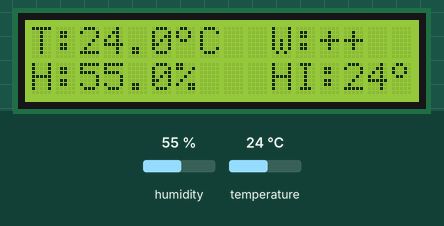
This sketch was run on a simulated ESP32. Shown: 16×2 character LCD. The test bench sets the inputs (shaded band); at power-on: humidity 55 %, temperature 24 °C. WiFi joins after 1.5 s; servers stay silent unless stated; what the sketch prints to the serial monitor is not drawn.

Above: at 8.6 s.
8.7 s: humidity set to 88 %
At 12.3 s:
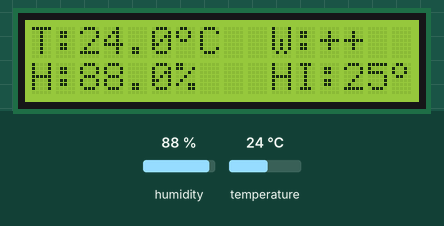
13.5 s: temperature set to 41 °C
At 16.5 s:
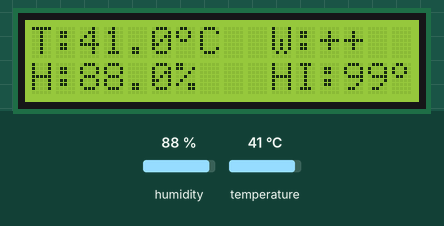
17.5 s: temperature set to 1 °C
At 20.8 s:
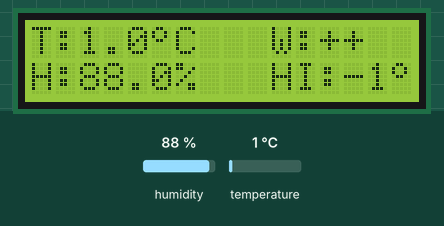
21.5 s: humidity set to 22 %
At 25.0 s:
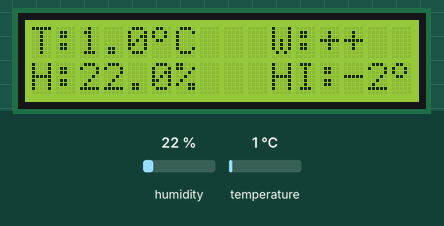
Timing chart, 0 to 26.5 s (numbered marks = the images above; inputs shaded):
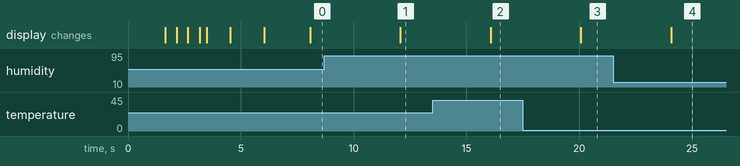

The sketch:

esp32_dht22_blynk_v2.ino
```cpp
// (licence header left out)
// ────────────────────────────────────────────────────────────────────────────
//  CONFIGURATION — Edit these values before uploading
// ────────────────────────────────────────────────────────────────────────────

// Blynk IoT 2.0 Credentials (from blynk.cloud → Device Info)
#define BLYNK_TEMPLATE_ID    "Your_Template_ID"      // ← REQUIRED: Replace
#define BLYNK_TEMPLATE_NAME  "DHT22 Environmental Monitor"
#define BLYNK_AUTH_TOKEN     "Your_Auth_Token"       // ← REQUIRED: Replace

// WiFi Credentials
const char* WIFI_SSID     = "Your_WiFi_SSID";         // ← REQUIRED: Replace
const char* WIFI_PASSWORD = "Your_WiFi_Password";     // ← REQUIRED: Replace

// Sensor Configuration
#define DHT_PIN         4           // GPIO4 — DHT22 DATA pin
#define DHT_TYPE        DHT22       // AM2302 sensor model
#define READ_INTERVAL   2000        // Sensor read interval (ms)

// I2C LCD Configuration
#define LCD_I2C_ADDR    0x27        // Try 0x3F if display is blank
#define LCD_COLS        16
#define LCD_ROWS        2

// Alert Thresholds (°C)
#define TEMP_ALERT_HIGH 35.0        // Send notification above this
#define TEMP_ALERT_LOW  10.0        // Optional: low temp warning
#define HUM_ALERT_HIGH  85.0        // Mold risk warning

// Power Management
#define ENABLE_DEEP_SLEEP  false    // true = battery mode (10min intervals)
#define SLEEP_DURATION_MIN 10       // Deep sleep duration (minutes)

// Debug Level: 0=Off, 1=Errors, 2=Info, 3=Verbose
#define DEBUG_LEVEL     2

// ────────────────────────────────────────────────────────────────────────────
//  INCLUDES
// ────────────────────────────────────────────────────────────────────────────

#include <WiFi.h>
#include <BlynkSimpleEsp32.h>
#include <DHT.h>
#include <Wire.h>
#include <LiquidCrystal_I2C.h>

// ────────────────────────────────────────────────────────────────────────────
//  BLYNK VIRTUAL PIN MAPPING
// ────────────────────────────────────────────────────────────────────────────
#define VPIN_TEMPERATURE    V0
#define VPIN_HUMIDITY       V1
#define VPIN_HEAT_INDEX     V2
#define VPIN_DEW_POINT      V3
#define VPIN_WIFI_RSSI      V4
#define VPIN_UPTIME         V5

// ────────────────────────────────────────────────────────────────────────────
//  GLOBAL OBJECTS
// ────────────────────────────────────────────────────────────────────────────

DHT dht(DHT_PIN, DHT_TYPE);
LiquidCrystal_I2C lcd(LCD_I2C_ADDR, LCD_COLS, LCD_ROWS);
BlynkTimer timer;

// Sensor data storage
struct SensorData {
  float temperature;
  float humidity;
  float heatIndex;
  float dewPoint;
  bool valid;
};

SensorData lastReading = {0, 0, 0, 0, false};

// State tracking
bool alertSentHigh = false;
bool alertSentLow  = false;
bool alertSentHum  = false;
unsigned long startTime = 0;
unsigned long lastReadTime = 0;

// Custom LCD characters
byte degreeChar[8] = {
  0b01100, 0b10010, 0b10010,
  0b01100, 0b00000, 0b00000,
  0b00000, 0b00000
};

byte wifiStrong[8] = {
  0b00000, 0b00000, 0b00000,
  0b00000, 0b00100, 0b01110,
  0b11111, 0b00000
};

// ────────────────────────────────────────────────────────────────────────────
//  DEBUG LOGGING
// ────────────────────────────────────────────────────────────────────────────

void logMessage(int level, const char* msg) {
  if (DEBUG_LEVEL >= level) {
    Serial.print("[");
    Serial.print(millis() / 1000);
    Serial.print("s] ");
    switch(level) {
      case 1: Serial.print("[ERROR] "); break;
      case 2: Serial.print("[INFO]  "); break;
      case 3: Serial.print("[DEBUG] "); break;
    }
    Serial.println(msg);
  }
}

// ────────────────────────────────────────────────────────────────────────────
//  SETUP
// ────────────────────────────────────────────────────────────────────────────

void setup() {
  Serial.begin(115200);
  while (!Serial && millis() < 3000); // Wait for serial or timeout

  logMessage(2, "=== ESP32 DHT22 IoT Monitor v2.0 ===");
  logMessage(2, "Initializing subsystems...");

  // Initialize DHT sensor
  dht.begin();
  logMessage(2, "DHT22 sensor initialized on GPIO4");

  // Initialize LCD
  Wire.begin();
  lcd.init();
  lcd.backlight();
  lcd.createChar(0, degreeChar);
  lcd.createChar(1, wifiStrong);

  // Splash screen
  lcd.setCursor(0, 0);
  lcd.print("  IoT Monitor   ");
  lcd.setCursor(0, 1);
  lcd.print("  Initializing  ");
  delay(1500);
  lcd.clear();

  // Connect to WiFi
  lcd.setCursor(0, 0);
  lcd.print("WiFi: Connecting");
  lcd.setCursor(0, 1);
  lcd.print(WIFI_SSID);

  WiFi.mode(WIFI_STA);
  WiFi.begin(WIFI_SSID, WIFI_PASSWORD);

  int wifiAttempts = 0;
  while (WiFi.status() != WL_CONNECTED && wifiAttempts < 30) {
    delay(500);
    wifiAttempts++;
    lcd.setCursor(14, 1);
    lcd.print(wifiAttempts % 4 == 0 ? "/" :
              wifiAttempts % 4 == 1 ? "-" :
              wifiAttempts % 4 == 2 ? "\\" : "|");
  }

  if (WiFi.status() != WL_CONNECTED) {
    logMessage(1, "WiFi connection failed! Restarting...");
    lcd.clear();
    lcd.print("WiFi FAILED!");
    lcd.setCursor(0, 1);
    lcd.print("Check credentials");
    delay(3000);
    ESP.restart();
  }

  logMessage(2, "WiFi connected");
  logMessage(2, "IP Address: ");
  if (DEBUG_LEVEL >= 2) Serial.println(WiFi.localIP());

  // Connect to Blynk
  lcd.clear();
  lcd.setCursor(0, 0);
  lcd.print("Blynk: Connect  ");

  Blynk.config(BLYNK_AUTH_TOKEN);
  Blynk.connect(30); // 30 second timeout

  if (!Blynk.connected()) {
    logMessage(1, "Blynk connection failed! Running offline mode.");
    lcd.clear();
    lcd.print("Blynk OFFLINE   ");
    lcd.setCursor(0, 1);
    lcd.print("Local mode only ");
    delay(2000);
  } else {
    logMessage(2, "Blynk connected successfully");
    lcd.clear();
    lcd.print("Blynk ONLINE!   ");
    lcd.setCursor(0, 1);
    lcd.print("Ready to monitor");
    delay(1500);
  }

  lcd.clear();
  startTime = millis();

  // Setup timer for periodic sensor reading
  timer.setInterval(READ_INTERVAL, readAndSendData);

  // Print CSV header
  Serial.println("timestamp,uptime_s,temperature_c,humidity_pct,heat_index_c,dew_point_c,wifi_rssi_dbm,status");
}

// ────────────────────────────────────────────────────────────────────────────
//  MAIN LOOP
// ────────────────────────────────────────────────────────────────────────────

void loop() {
  if (Blynk.connected()) {
    Blynk.run();
  }
  timer.run();

  // Handle deep sleep mode if enabled
  if (ENABLE_DEEP_SLEEP) {
    handleDeepSleep();
  }
}

// ────────────────────────────────────────────────────────────────────────────
//  SENSOR READING & DATA PROCESSING
// ────────────────────────────────────────────────────────────────────────────

SensorData readSensor() {
  SensorData data;

  // Read raw values from DHT22
  data.humidity = dht.readHumidity();
  data.temperature = dht.readTemperature();       // Celsius

  // Validate readings
  if (isnan(data.humidity) || isnan(data.temperature)) {
    data.valid = false;
    logMessage(1, "DHT22 read failed — check wiring/pull-up resistor");
    return data;
  }

  data.valid = true;

  // Compute derived values using NOAA formulas
  data.heatIndex = computeHeatIndex(data.temperature, data.humidity);
  data.dewPoint = computeDewPoint(data.temperature, data.humidity);

  return data;
}

/**
 * @brief Compute heat index using NOAA approximation
 * @param tempC Temperature in Celsius
 * @param humidity Relative humidity in %
 * @return Heat index in Celsius
 *
 * Formula: HI = c1 + c2*T + c3*R + c4*T*R + c5*T² + c6*R² + c7*T²*R + c8*T*R² + c9*T²*R²
 * where T = temp in °F, R = humidity in %
 */
float computeHeatIndex(float tempC, float humidity) {
  float tempF = tempC * 9.0 / 5.0 + 32.0;
  float hi;

  // Simplified formula for temp < 80°F
  if (tempF < 80.0) {
    hi = 0.5 * (tempF + 61.0 + ((tempF - 68.0) * 1.2) + (humidity * 0.094));
  } else {
    // Full Rothfusz regression
    hi = -42.379 + 2.04901523 * tempF + 10.14333127 * humidity
         - 0.22475541 * tempF * humidity - 6.83783e-3 * tempF * tempF
         - 5.481717e-2 * humidity * humidity + 1.22874e-3 * tempF * tempF * humidity
         + 8.5282e-4 * tempF * humidity * humidity - 1.99e-6 * tempF * tempF * humidity * humidity;

    // Adjustments for low humidity
    if (humidity < 13 && tempF >= 80 && tempF <= 112) {
      float adjustment = ((13 - humidity) / 4.0) * sqrt((17 - abs(tempF - 95.0)) / 17.0);
      hi -= adjustment;
    }
    // Adjustment for high humidity + high temp
    if (humidity > 85 && tempF >= 80 && tempF <= 87) {
      float adjustment = ((humidity - 85) / 10.0) * ((87 - tempF) / 5.0);
      hi += adjustment;
    }
  }

  return (hi - 32.0) * 5.0 / 9.0; // Convert back to Celsius
}

/**
 * @brief Compute dew point using Magnus formula
 * @param tempC Temperature in Celsius
 * @param humidity Relative humidity in %
 * @return Dew point in Celsius
 */
float computeDewPoint(float tempC, float humidity) {
  float a = 17.271;
  float b = 237.7;
  float gamma = ((a * tempC) / (b + tempC)) + log(humidity / 100.0);
  float dewPoint = (b * gamma) / (a - gamma);
  return dewPoint;
}

// ────────────────────────────────────────────────────────────────────────────
//  CLOUD COMMUNICATION
// ────────────────────────────────────────────────────────────────────────────

void readAndSendData() {
  SensorData data = readSensor();
  unsigned long uptime = (millis() - startTime) / 1000;
  int rssi = WiFi.RSSI();

  if (!data.valid) {
    handleSensorError();
    logCSV(uptime, 0, 0, 0, 0, rssi, "ERROR");
    return;
  }

  // Store last valid reading
  lastReading = data;
  lastReadTime = millis();

  // Send to Blynk cloud
  if (Blynk.connected()) {
    Blynk.virtualWrite(VPIN_TEMPERATURE, data.temperature);
    Blynk.virtualWrite(VPIN_HUMIDITY, data.humidity);
    Blynk.virtualWrite(VPIN_HEAT_INDEX, data.heatIndex);
    Blynk.virtualWrite(VPIN_DEW_POINT, data.dewPoint);
    Blynk.virtualWrite(VPIN_WIFI_RSSI, rssi);
    Blynk.virtualWrite(VPIN_UPTIME, uptime);

    logMessage(3, "Blynk data sent successfully");
  } else {
    logMessage(2, "Blynk offline — data logged locally only");
  }

  // Check alert thresholds
  checkAlerts(data.temperature, data.humidity);

  // Update local display
  updateLCD(data.temperature, data.humidity, rssi);

  // Log to serial CSV
  logCSV(uptime, data.temperature, data.humidity, data.heatIndex, data.dewPoint, rssi, "OK");
}

// ────────────────────────────────────────────────────────────────────────────
//  ALERT HANDLING
// ────────────────────────────────────────────────────────────────────────────

void checkAlerts(float temp, float humidity) {
  // High temperature alert
  if (temp > TEMP_ALERT_HIGH && !alertSentHigh) {
    String alertMsg = "WARNING: Temperature is " + String(temp, 1) + "°C (threshold: " + String(TEMP_ALERT_HIGH) + "°C)";
    Blynk.logEvent("high_temp_alert", alertMsg);
    alertSentHigh = true;
    logMessage(1, alertMsg.c_str());
  }
  if (temp <= TEMP_ALERT_HIGH) {
    alertSentHigh = false; // Reset when temp drops
  }

  // Low temperature alert (optional)
  if (temp < TEMP_ALERT_LOW && !alertSentLow) {
    String alertMsg = "WARNING: Temperature is " + String(temp, 1) + "°C (below " + String(TEMP_ALERT_LOW) + "°C)";
    Blynk.logEvent("low_temp_alert", alertMsg);
    alertSentLow = true;
    logMessage(1, alertMsg.c_str());
  }
  if (temp >= TEMP_ALERT_LOW) {
    alertSentLow = false;
  }

  // High humidity alert (mold risk)
  if (humidity > HUM_ALERT_HIGH && !alertSentHum) {
    String alertMsg = "WARNING: Humidity is " + String(humidity, 1) + "% (mold risk above " + String(HUM_ALERT_HIGH) + "%)";
    Blynk.logEvent("high_humidity_alert", alertMsg);
    alertSentHum = true;
    logMessage(1, alertMsg.c_str());
  }
  if (humidity <= HUM_ALERT_HIGH) {
    alertSentHum = false;
  }
}

// ────────────────────────────────────────────────────────────────────────────
//  LCD DISPLAY MANAGEMENT
// ────────────────────────────────────────────────────────────────────────────

void updateLCD(float temp, float hum, int rssi) {
  lcd.clear();

  // Line 1: Temperature + WiFi indicator
  lcd.setCursor(0, 0);
  lcd.print("T:");
  lcd.print(temp, 1);
  lcd.write(byte(0)); // Custom degree symbol
  lcd.print("C");

  // WiFi signal strength on right side
  lcd.setCursor(10, 0);
  lcd.print("W:");
  if (rssi > -50) {
    lcd.print("+++");
  } else if (rssi > -70) {
    lcd.print("++ ");
  } else if (rssi > -85) {
    lcd.print("+  ");
  } else {
    lcd.print("---");
  }

  // Line 2: Humidity
  lcd.setCursor(0, 1);
  lcd.print("H:");
  lcd.print(hum, 1);
  lcd.print("%");

  // Heat index on right side of line 2
  lcd.setCursor(10, 1);
  lcd.print("HI:");
  lcd.print(lastReading.heatIndex, 0);
  lcd.write(byte(0));
}

void handleSensorError() {
  lcd.clear();
  lcd.setCursor(0, 0);
  lcd.print("Sensor Error!   ");
  lcd.setCursor(0, 1);
  lcd.print("Check DHT22 pin ");

  // Blink backlight to indicate error
  for (int i = 0; i < 3; i++) {
    lcd.noBacklight();
    delay(200);
    lcd.backlight();
    delay(200);
  }
}

// ────────────────────────────────────────────────────────────────────────────
//  SERIAL CSV LOGGING
// ────────────────────────────────────────────────────────────────────────────

void logCSV(unsigned long uptime, float temp, float hum, float hi, float dp, int rssi, const char* status) {
  Serial.print(millis() / 1000);
  Serial.print(",");
  Serial.print(uptime);
  Serial.print(",");
  Serial.print(temp, 2);
  Serial.print(",");
  Serial.print(hum, 2);
  Serial.print(",");
  Serial.print(hi, 2);
  Serial.print(",");
  Serial.print(dp, 2);
  Serial.print(",");
  Serial.print(rssi);
  Serial.print(",");
  Serial.println(status);
}

// ────────────────────────────────────────────────────────────────────────────
//  POWER MANAGEMENT
// ────────────────────────────────────────────────────────────────────────────

void handleDeepSleep() {
  // Only enter deep sleep after successful Blynk transmission
  if (Blynk.connected() && lastReading.valid &&
      (millis() - lastReadTime) > READ_INTERVAL) {

    logMessage(2, "Entering deep sleep mode...");

    // Turn off LCD backlight to save power
    lcd.noBacklight();
    lcd.clear();
    lcd.setCursor(0, 0);
    lcd.print("Sleeping...");
    lcd.setCursor(0, 1);
    lcd.print("Wake in ");
    lcd.print(SLEEP_DURATION_MIN);
    lcd.print("min");

    delay(1000); // Allow LCD to update

    // Configure deep sleep timer
    esp_sleep_enable_timer_wakeup(SLEEP_DURATION_MIN * 60 * 1000000ULL);

    // Store last reading in RTC memory for comparison on wake
    // (RTC_DATA_ATTR variables persist across deep sleep)

    logMessage(2, "ESP32 entering deep sleep now");
    esp_deep_sleep_start();
  }
}

// ────────────────────────────────────────────────────────────────────────────
//  BLYNK CALLBACKS
// ────────────────────────────────────────────────────────────────────────────

BLYNK_CONNECTED() {
  logMessage(2, "Blynk reconnected — syncing virtual pins");
  Blynk.syncAll();

  lcd.clear();
  lcd.setCursor(0, 0);
  lcd.print("Blynk Reconnected");
  delay(1000);
  lcd.clear();
}

BLYNK_DISCONNECTED() {
  logMessage(1, "Blynk disconnected — running offline mode");
}

// Optional: Receive threshold updates from Blynk app
BLYNK_WRITE(VPIN_TEMPERATURE) {
  // This allows the app to send commands back to the device
  float appTemp = param.asFloat();
  logMessage(3, "Received temperature override from app");
}

// ────────────────────────────────────────────────────────────────────────────
//  END OF FILE
// ────────────────────────────────────────────────────────────────────────────
```

Measured:
- after the input at 8.7 s, the display: changes after 3.4 s (image 1)
- after the input at 13.5 s, the display: changes after 2.6 s (image 2)
- after the input at 17.5 s, the display: changes after 2.6 s (image 3)
- after the input at 21.5 s, the display: changes after 2.6 s (image 4)
